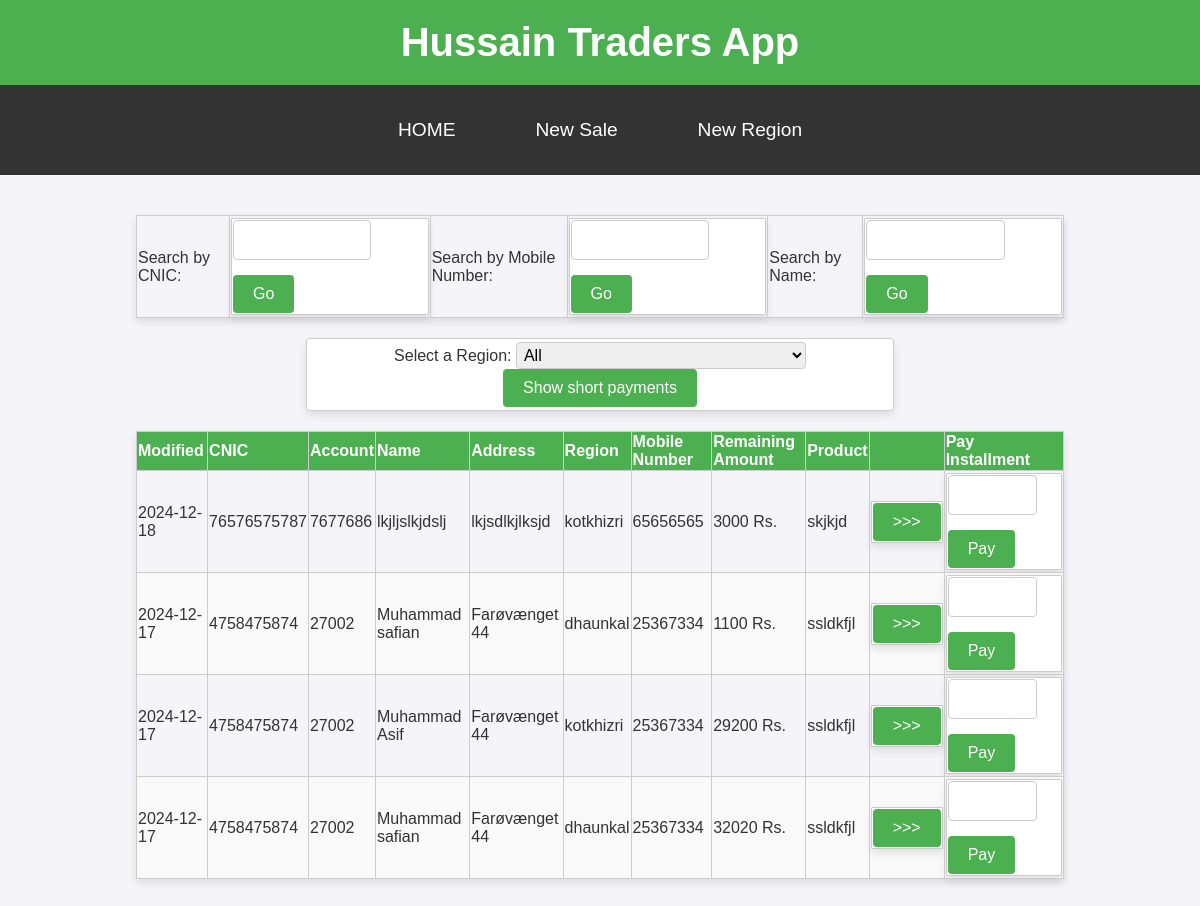
The page /listcust on the database as committed earlier.
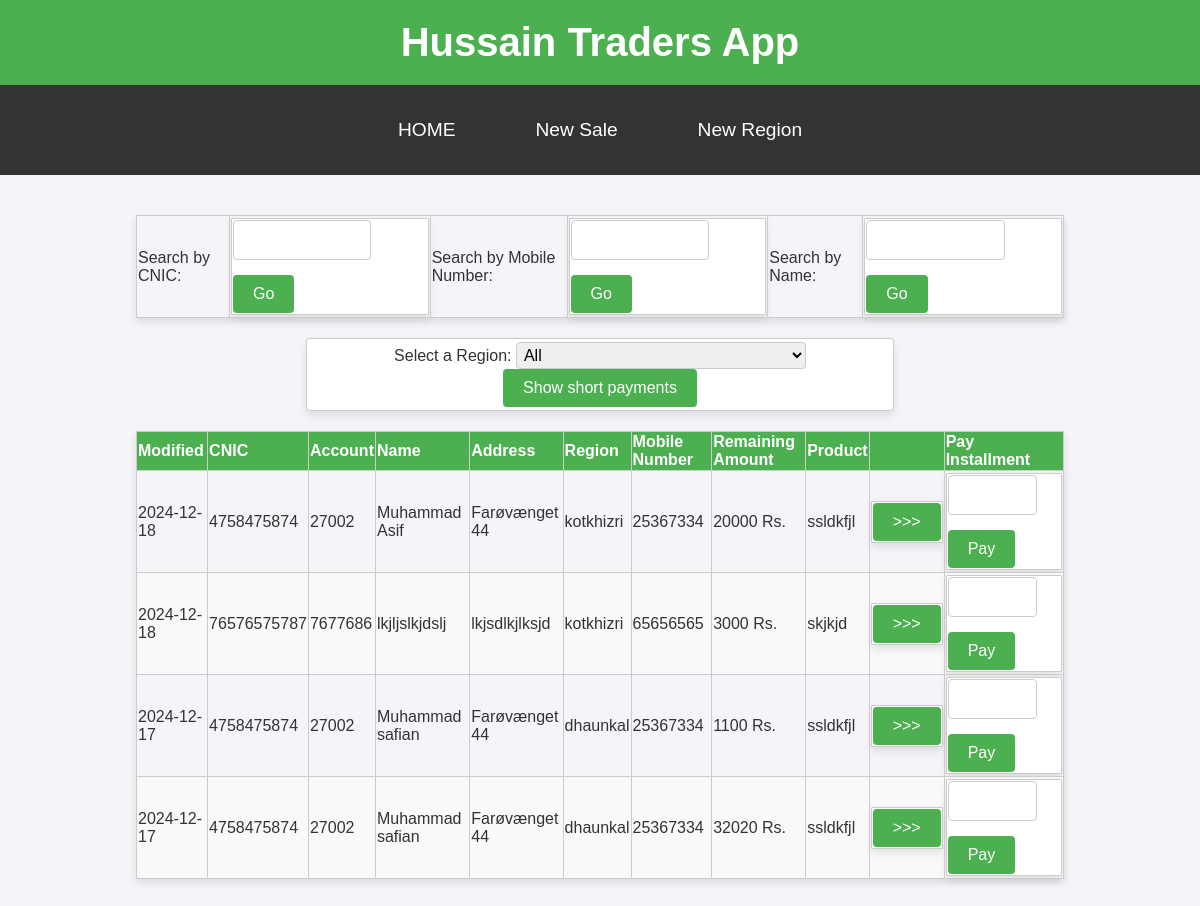
The same page on the database as committed later.
### tables this page shows
CREATE TABLE installments (id INTEGER primary key AUTOINCREMENT, customer_id INTEGER, product TEXT, advance INTEGER, sale_price INTEGER, agreed_installment INTEGER, remaining_amount INTEGER, modified DATETIME DEFAULT CURRENT_TIMESTAMP, FOREIGN KEY (customer_id) REFERENCES customers(id));

CREATE TABLE customers (id INTEGER primary key AUTOINCREMENT, name TEXT, father_name TEXT, account_number TEXT, addr TEXT, cnic TEXT, product TEXT, mobile_number TEXT, guarantor1 TEXT, guarantor2 TEXT, created DATETIME DEFAULT CURRENT_TIMESTAMP, region TEXT);

### app.py (the view)
@app.route('/listcust')
def listcust():
   msg = ""
   return fetchAllInstallments(msg)

### app.py (called while the page is built)
def fetchAllInstallments(msg):
   con = sql.connect("ht.db")
   con.row_factory = sql.Row
   cur = con.cursor()
   cur.execute("select * from installments Inner join customers on installments.customer_id = customers.id ORDER BY MODIFIED DESC LIMIT 100")
   customers = cur.fetchall()
   cur.execute("SELECT name, value FROM regions")
   regions = cur.fetchall()
   return render_template("listcust.html", customers=customers, regions=regions, msg=msg)

### templates/listcust.html (shortened to what this page needs)
<!DOCTYPE html>
<html lang="en">
<head>
    <link rel="stylesheet" href="{{ url_for('static', filename='styles.css') }}">
</head>
<body>
   <header>
      <h1>Hussain Traders App</h1>
  </header>
  <nav>
    <a href="/listcust">HOME</a>
    <a href="/addcust">New Sale</a>
    <a href="/addregion">New Region</a>
</nav>
    <main>
        <table>
            <tr>
                <td>
                    Search by CNIC:
                </td>
                <td>
                    <form action="{{ url_for('searchcnic') }}" method="POST">
                    <input type="text" id="searchcnic" name="cnic">
                    <input type="submit" value="Go"/>
                    </form>
                </td>
                <td>
                    Search by Mobile Number:
                </td>
                <td>
                    <form action="{{ url_for('searchmobile') }}" method="POST">
                    <input type="text" id="searchmobile" name="mobile">
                    <input type="submit" value="Go"/>
                    </form>
                </td>
                <td>
                    Search by Name:
                </td>
                <td>
                    <form action="{{ url_for('searchname') }}" method="POST">
                        <input type="text" id="searchname" name="name">
                        <input type="submit" value="Go"/>
                        </form>
                </td>
            </tr>
        </table>
        <form action="{{ url_for('short_installments') }}" method="POST" class="select">
            <label for="region">Select a Region:</label>
            <select id="region" name="region" class="select">
                <option value="all">All</option>
            </select>
            <input type="submit" value="Show short payments"/>
        </form>
        <table>
            <thead>
                <tr>
                    <th>Modified</th>
                    <th>CNIC</th>
                    <th>Account</th>
                    <th>Name</th>
                    <th>Address</th>
                    <th>Region</th>
                    <th>Mobile Number</th>
                    <th>Remaining Amount</th>
                    <th>Product</th>
                    <th></th>
                    <th>Pay Installment</th>
                </tr>
            </thead>
            <tbody>
                {% for row in customers %}
                <tr>
                    {% set first_part = row["modified"].split(' ')[0] %}
                    <td>{{ first_part }}</td>
                    <td>{{ row["cnic"] }}</td>
                    <td>{{ row["account_number"] }}</td>
                    <td>{{ row["name"] }}</td>
                    <td>{{ row["addr"] }}</td>
                    <td>{{ row["region"] }}</td>
                    <td>{{ row["mobile_number"] }}</td>
                    <td>{{ row["remaining_amount"] }} Rs.</td>
                    <td>{{ row["product"] }}</td>
                    <td>
                        <form action="{{ url_for('ledger') }}" method="POST">
                            <input type="submit" value=">>>"/></div>
                        </form>
                    </td>
                    <td>
                        <form action="{{ url_for('pay_installment') }}" method="POST">
                            <input type="text" id="amount_{{ row['customer.id'] }}" name="amount">
                            <input type="submit" value="Pay"/>
                        </form>
                    </td>
                </tr>
                {% endfor %}
            </tbody>
        </table>
    </main>
</body>
</html>

### static/styles.css (style rules this page uses)
body { font-family: Arial, sans-serif; text-align: left; margin: 0; padding: 0; background-color: #f4f4f9; color: #333; }
header { background-color: #4CAF50; color: white; padding: 20px 10px; text-align: center; }
header h1 { margin: 0; font-size: 2.5em; }
nav { background-color: #333; overflow: hidden; display: flex; justify-content: center; }
nav a { color: white; padding: 14px 20px; text-decoration: none; display: block; text-align: center; transition: background-color 0.3s; }
main { padding: 20px; text-align: center; }
form { background-color: #ffffff; border: 1px solid #ccc; border-radius: 1px; padding: 1px; margin: 1px auto; max-width: auto; box-shadow: 0 4px 8px rgba(0, 0, 0, 0.1); }
form input[type="text"], form textarea { width: 60%; padding: 10px; margin-bottom: 15px; border: 1px solid #ccc; border-radius: 4px; font-size: 1em; }
form select { width: 65%; padding: 20px; margin-bottom: 0px; border: 1px solid #ccc; border-radius: 4px; font-size: 1em; }
.select { width: 50%; padding: 3px; margin-bottom: 0px; border: 1px solid #ccc; border-radius: 4px; font-size: 1em; }
form input[type="submit"] { background-color: #4CAF50; color: white; border: none; padding: 10px 20px; border-radius: 4px; cursor: pointer; font-size: 1em; }
table { width: 80%; margin: 20px auto; border-collapse: collapse; text-align: left; box-shadow: 0 4px 8px rgba(0, 0, 0, 0.1); }
table thead { background-color: #4CAF50; color: white; }
table th, table td { padding: 1px; border: 1px solid #ccc; }
table tr:nth-child(even) { background-color: #f9f9f9; }
a { text-decoration: none; color: #4CAF50; display: inline-block; margin: 20px; font-size: 1.2em; }

Rows that differ between the two databases and show on the page:
changed installments "Muhammad Asif": modified "2024-12-17" → "2024-12-18"; remaining_amount "29200" → "20000"; moves up the list
